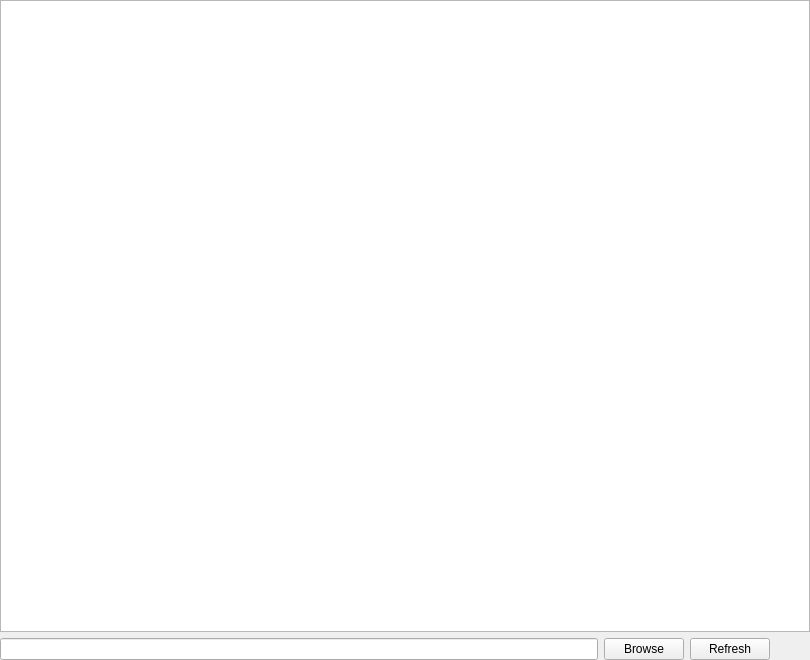
<?xml version="1.0" encoding="UTF-8"?>
<ui version="4.0">
 <class>Frame</class>
 <widget class="QFrame" name="Frame">
  <property name="geometry">
   <rect>
    <x>0</x>
    <y>0</y>
    <width>810</width>
    <height>660</height>
   </rect>
  </property>
  <property name="windowTitle">
   <string>Frame</string>
  </property>
  <property name="frameShape">
   <enum>QFrame::NoFrame</enum>
  </property>
  <property name="frameShadow">
   <enum>QFrame::Plain</enum>
  </property>
  <layout class="QVBoxLayout" name="verticalLayout">
   <property name="margin">
    <number>0</number>
   </property>
   <item>
    <widget class="QTableWidget" name="data_set_table">
     <property name="sizePolicy">
      <sizepolicy hsizetype="Expanding" vsizetype="Expanding">
       <horstretch>0</horstretch>
       <verstretch>0</verstretch>
      </sizepolicy>
     </property>
     <property name="selectionBehavior">
      <enum>QAbstractItemView::SelectRows</enum>
     </property>
    </widget>
   </item>
   <item>
    <layout class="QHBoxLayout" name="horizontalLayout">
     <item>
      <widget class="QLineEdit" name="directory_edit"/>
     </item>
     <item>
      <widget class="QPushButton" name="browse_button">
       <property name="toolTip">
        <string>Click to browse.</string>
       </property>
       <property name="text">
        <string>Browse</string>
       </property>
      </widget>
     </item>
     <item>
      <widget class="QPushButton" name="refresh_button">
       <property name="toolTip">
        <string>Click to refresh.</string>
       </property>
       <property name="text">
        <string>Refresh</string>
       </property>
      </widget>
     </item>
     <item>
      <spacer name="horizontalSpacer">
       <property name="orientation">
        <enum>Qt::Horizontal</enum>
       </property>
       <property name="sizeType">
        <enum>QSizePolicy::Fixed</enum>
       </property>
       <property name="sizeHint" stdset="0">
        <size>
         <width>40</width>
         <height>20</height>
        </size>
       </property>
      </spacer>
     </item>
    </layout>
   </item>
  </layout>
 </widget>
 <resources/>
 <connections/>
</ui>
